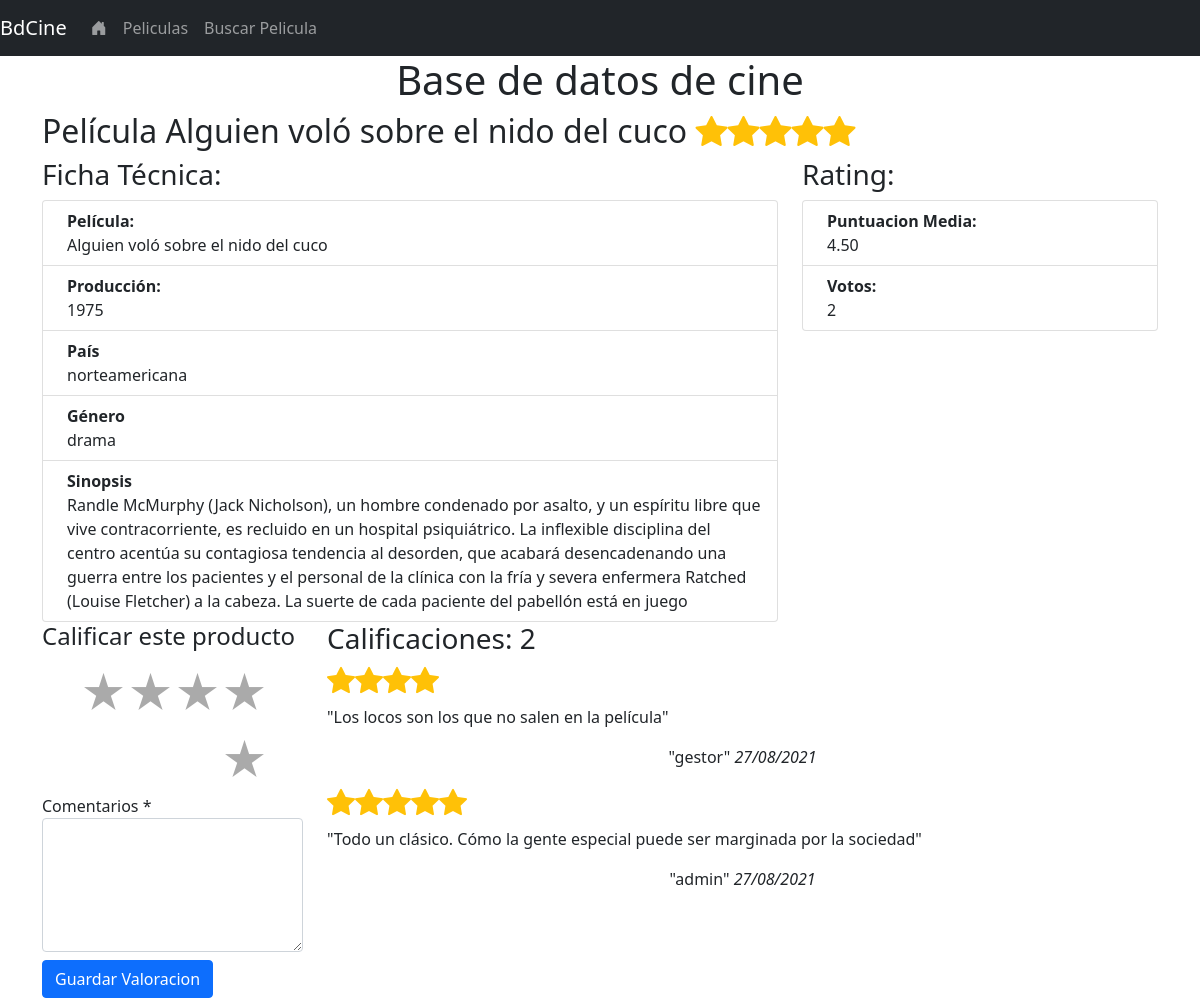
/peliculas?id=5, run on the app's committed database.
### tables this page shows
CREATE TABLE peliculas (
  id INT(11) NOT NULL AUTO_INCREMENT PRIMARY KEY,
  pelicula VARCHAR(40) NOT NULL,
  fecha year(4) DEFAULT NULL COMMENT 'Año Producción',
  genero INT(11) NOT NULL,
  nacionalidad INT(11) NOT NULL,
  sinopsis text DEFAULT NULL,
  num_votos INT(11) UNSIGNED NOT NULL DEFAULT 0,
  puntuacion_total INT(11) UNSIGNED NOT NULL DEFAULT 0,
  puntuacion_media FLOAT(4, 2) DEFAULT NULL,
  create_time datetime DEFAULT current_timestamp() COMMENT 'fecha inserción',
  FOREIGN KEY (genero) REFERENCES generos(id),
  FOREIGN KEY (nacionalidad) REFERENCES nacionalidades(id),
  UNIQUE(pelicula, fecha)
);

CREATE TABLE nacionalidades(
  id INT(11) NOT NULL AUTO_INCREMENT PRIMARY KEY,
  nacionalidad VARCHAR(30) NOT NULL
);

CREATE TABLE generos(
  id INT(11) NOT NULL AUTO_INCREMENT PRIMARY KEY,
  genero VARCHAR(30) NOT NULL
);

CREATE TABLE stars (
  id int(11) NOT NULL AUTO_INCREMENT PRIMARY KEY,
  pelicula int(11) NOT NULL,
  usuario int(11) NOT NULL,
  calificacion int(11) NOT NULL,
  comentarios text NOT NULL,
  creado datetime NOT NULL DEFAULT current_timestamp(),
  modificado datetime NOT NULL DEFAULT current_timestamp(),
  estado tinyint(1) NOT NULL DEFAULT '1' COMMENT '1 = Block, 0 = Unblock',
  FOREIGN KEY (pelicula) REFERENCES peliculas(id) ON DELETE CASCADE,
  FOREIGN KEY (usuario) REFERENCES usuarios(id) ON DELETE CASCADE,
  UNIQUE(pelicula, usuario)
);

CREATE TABLE usuarios(
  id INT(11) AUTO_INCREMENT PRIMARY KEY,
  usuario VARCHAR(30) NOT NULL,
  email VARCHAR(50) UNIQUE NOT NULL,
  activo tinyint(1) NOT NULL DEFAULT 0
);

### models/pelicula_model.php (called while the page is built, shortened)
<?php
require_once "../config.php";
include_once "../libreria.php";
try {
    $id = escape($_GET['id']);
    $conexion = new PDO($dsn, $username, $password, $options);
    $sql = "SELECT peliculas.id AS id,
peliculas.pelicula AS pelicula,
peliculas.fecha AS produccion,
peliculas.sinopsis AS sinopsis,
generos.genero AS genero,
generos.id AS genero_id,
nacionalidades.nacionalidad AS nacionalidad,
nacionalidades.id AS nacionalidad_id,
peliculas.puntuacion_media AS puntos,
peliculas.num_votos AS votos
 FROM peliculas
JOIN generos on peliculas.genero = generos.id
JOIN nacionalidades  on peliculas.nacionalidad = nacionalidades.id
 WHERE peliculas.id=$id";
    $consulta = $conexion->prepare($sql);
    $consulta->setFetchMode(PDO::FETCH_ASSOC);
    $consulta->execute();
    while ($row = $consulta->fetch()) {
        $rows[] = $row;
    }
} catch (PDOException $error) {
    echo $sql . "<br>" . $error->getMessage();
}

### public/index.php (called while the page is built, shortened)
<?php
include '../routes/routes.php';

### models/stars_show_model.php (called while the page is built, shortened)
<?php
require_once "../config.php";
include_once "../libreria.php";
try {
    $id = escape($_GET['id']);
    $conexion = new PDO($dsn, $username, $password, $options);
    $sql = "SELECT
    stars.id AS id,
    stars.pelicula AS pelicula ,
    stars.calificacion AS calificacion,
    stars.comentarios AS comentarios,
    stars.creado AS creado,
    usuarios.usuario AS usuario
    FROM stars
    JOIN usuarios on stars.usuario = usuarios.id
 WHERE pelicula =$id
 ORDER BY id DESC;";
    $consulta = $conexion->prepare($sql);
    $consulta->setFetchMode(PDO::FETCH_ASSOC);
    $consulta->execute();
    while ($fila = $consulta->fetch()) {
        $filas[] = $fila;
    }
} catch (PDOException $error) {
    echo $sql . "<br>" . $error->getMessage();
}

### controllers/stars_show_controller.php (called while the page is built)
<?php
require '../models/stars_show_model.php';
require '../views/stars_show_view.php';

### views/pelicula_view.php (the view, shortened to what this page needs)
<?php
foreach ($rows as  $clave) :
?>
    <h2>Película <?php echo $clave['pelicula']; ?> <?php stars($clave['puntos']); ?> </h2>
    <div class="row">
        <div class="col-8">
            <h3>Ficha Técnica:</h3>
            <ul class="list-group">
                <li class="list-group-item d-flex justify-content-between align-items-start">
                    <div class="ms-2 me-auto">
                        <div class="fw-bold">Película:</div>
                        <?php echo $clave['pelicula']; ?>
                    </div>
                </li>
                <li class="list-group-item d-flex justify-content-between align-items-start">
                    <div class="ms-2 me-auto">
                        <div class="fw-bold">Producción:</div>
                        <?php echo $clave['produccion']; ?> </span>
                    </div>
                </li>
                <li class="list-group-item d-flex justify-content-between align-items-start">
                    <div class="ms-2 me-auto">
                        <div class="fw-bold">País</div>
                        <?php echo $clave['nacionalidad']; ?>
                    </div>
                </li>
                <li class="list-group-item d-flex justify-content-between align-items-start">
                    <div class="ms-2 me-auto">
                        <div class="fw-bold">Género</div>
                        <?php echo $clave['genero']; ?>
                    </div>
                </li>
                <li class="list-group-item d-flex justify-content-between align-items-start">
                    <div class="ms-2 me-auto">
                        <div class="fw-bold">Sinopsis</div>
                        <?php echo $clave['sinopsis']; ?>
                    </div>
                </li>
            </ul>
        </div>
        <div class="col-4">
            <h3>Rating:</h3>
            <ul class="list-group">
                <li class="list-group-item d-flex justify-content-between align-items-start">
                    <div class="ms-2 me-auto">
                        <div class="fw-bold">Puntuacion Media:</div>
                        <?php echo $clave['puntos']; ?>
                    </div>
                </li>
                <li class="list-group-item d-flex justify-content-between align-items-start">
                    <div class="ms-2 me-auto">
                        <div class="fw-bold">Votos:</div>
                        <?php echo $clave['votos']; ?> </span>
                    </div>
                </li>
            </ul>
        </div>
    </div>
<?php
endforeach;
?>
<div>
    <div class="row">
        <div class="col-3">
        </div>
        <div class="col-9">
            <?php include '../controllers/stars_show_controller.php'; ?>
        </div>
    </div>
</div>

### libreria.php (shortened to what this page needs)
<?php
function escape($data)
{
    $data = htmlspecialchars($data, ENT_QUOTES | ENT_SUBSTITUTE, "UTF-8");
    return $data;
}
function stars($puntos)
{
    $puntos = round($puntos);
    for ($i = 0; $i < $puntos; $i++) {
        echo '<i class="bi bi-star-fill text-warning"></i>';
    }
}
function cambiaf_a_espanol($fecha)
{
    preg_match('/([0-9]{2,4})-([0-9]{1,2})-([0-9]{1,2})/', $fecha, $mifecha);
    $lafecha = $mifecha[3] . "/" . $mifecha[2] . "/" . $mifecha[1];
    return $lafecha;
}

### views/stars_show_view.php (shortened to what this page needs)
<?php
include_once '../libreria.php';
if (isset($filas) && count($filas) > 0) :
?>
    <h3>Calificaciones: <?php echo count($filas); ?> </h3>
    <?php
    foreach ($filas as  $valor) :
    ?>
        <h3> <?php stars($valor['calificacion']) ?></h3>
        <p> "<?php echo $valor['comentarios'] ?>"</p>
        <p class='text-center'> "<?php echo $valor['usuario'] ?>"
            <em> <?php echo   cambiaf_a_espanol($valor['creado']) ?></em>
        </p>
    <?php
    endforeach;
    ?>
<?php endif; ?>

### data on the page
peliculas: pelicula "Alguien voló sobre el nido del cuco", fecha "1975", nacionalidad.nacionalidad "norteamericana", genero.genero "drama", sinopsis "Randle McMurphy (Jack Nicholson), un hombre condenado por asalto, y un espíritu libre que vive contracorriente, es recluido en un hospital psiquiátrico. La inflexible disciplina del centro acentúa su contagiosa tendencia al desorden, que acabará desencadenando una guerra entre los pacientes y el personal de la clínica con la fría y severa enfermera Ratched (Louise Fletcher) a la cabeza. La suerte de cada paciente del pabellón está en juego", puntuacion_media "4.50", num_votos "2"
stars: calificacion 4 (drawn), comentarios "Los locos son los que no salen en la película", usuario.usuario "gestor", creado "27/08/2021"
stars: calificacion 5 (drawn), comentarios "Todo un clásico. Cómo la gente especial puede ser marginada por la sociedad", usuario.usuario "admin", creado "27/08/2021"

### other printed values
count($filas) "2"
